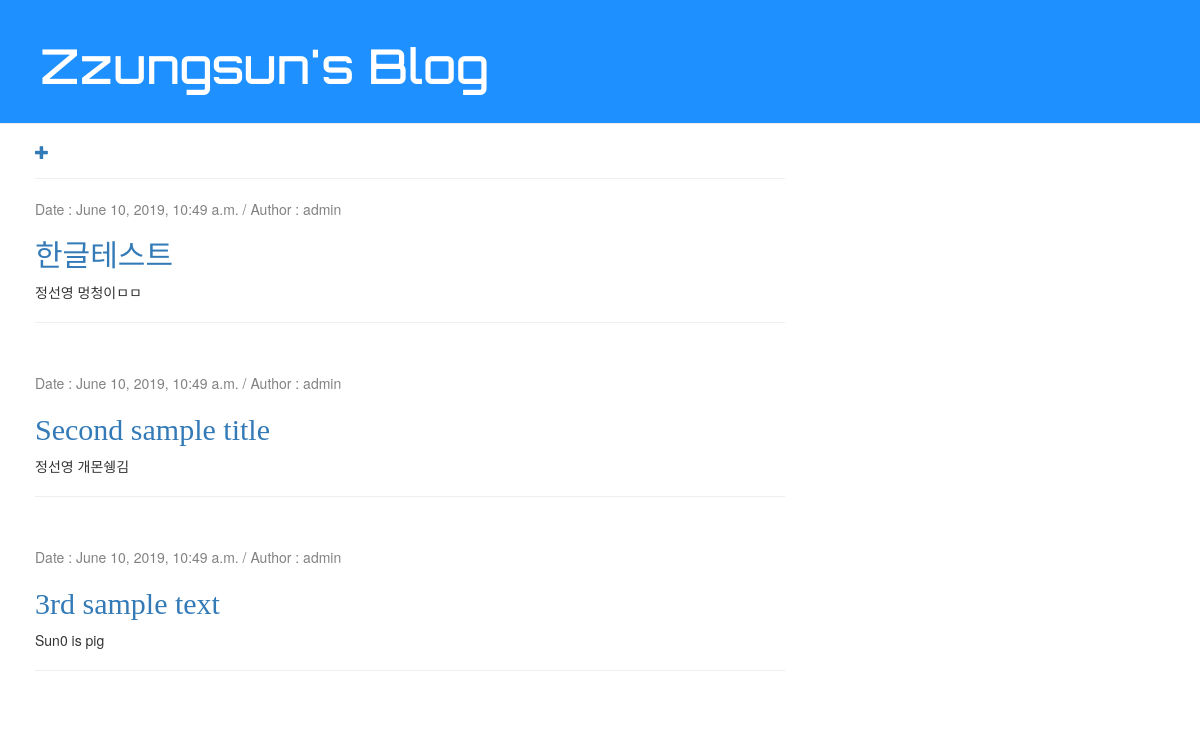
Screenshot of /blog/ with the database file from the repository.
### blog/models.py (models this page shows, shortened)
class Post(models.Model):
    author = models.ForeignKey('auth.User', on_delete=models.CASCADE)
    title = models.CharField(max_length=200)
    text = models.TextField()
    created_date = models.DateTimeField(default=timezone.now)
    published_date = models.DateTimeField(blank=True, null=True)

### blog/views.py (the view)
# urls.py: path('', views.post_list, name='post_list'),
def post_list(request):
    posts = Post.objects.filter(published_date__lte=timezone.now()).order_by('-published_date')
    return render(request, 'blog/post_list.html',{'posts':posts})

### blog/templates/blog/post_list.html
{% extends 'blog/base.html' %}
{% block content %}
<a href="{% url 'post_new' %}"><span class="glyphicon glyphicon-plus"></span></a>
<hr/>
{% for post in posts %}
<div class="post">
	<div class="date">
	Date : {{ post.published_date }} / Author : {{ post.author }}
	</div>
<h2><a href="{% url 'post_detail' pk=post.pk %}">{{ post.title }}</a></h2>
<p>{{ post.text|linebreaksbr }}</p>
<hr/></div>
{% endfor %}
{% endblock %}

### blog/templates/blog/base.html (shortened to what this page needs)
{% load static %}
<html>
<head>
<link rel="stylesheet" href="//maxcdn.bootstrapcdn.com/bootstrap/3.2.0/css/bootstrap.min.css">
<link rel="stylesheet" href="//maxcdn.bootstrapcdn.com/bootstrap/3.2.0/css/bootstrap-theme.min.css">
<link rel="stylesheet" href="{% static 'css/blog_css.css' %}">
</head>
<body>
    	<div class="page-header">
        <h1><a href="{% url 'post_list' %}">Zzungsun's Blog</a></h1>
    	</div>
    	<div class="content container">
     	   <div class="row">
		        <div class="col-md-8">
    		    {% block content %}{% endblock %}
            	</div>
			</div>
    	</div>
</body>
</html>

### blog/static/css/blog_css.css (style rules this page uses)
h1 a { font-family: 'Orbitron';font-size: 22px; }
.page-header { background-color: #1E90FF; margin-top: 0; padding: 20px 20px 20px 40px; }
.page-header h1, .page-header h1 a, .page-header h1 a:visited, .page-header h1 a:active { color: #ffffff; font-size: 36pt; text-decoration: none; }
.content { margin-left: 20px; }
h1, h2, h3, h4 { font-family: 'Lobster', cursive; }
.date { color: #828282; }
.post { margin-bottom: 50px; }

### rows the page displays
Post: published_date "June 10, 2019, 10:49 a.m.", author "admin", title "한글테스트", text "정선영 멍청이ㅁㅁ"
Post: published_date "June 10, 2019, 10:49 a.m.", author "admin", title "Second sample title", text "정선영 개몬쉥김"
Post: published_date "June 10, 2019, 10:49 a.m.", author "admin", title "3rd sample text", text "Sun0 is pig"
